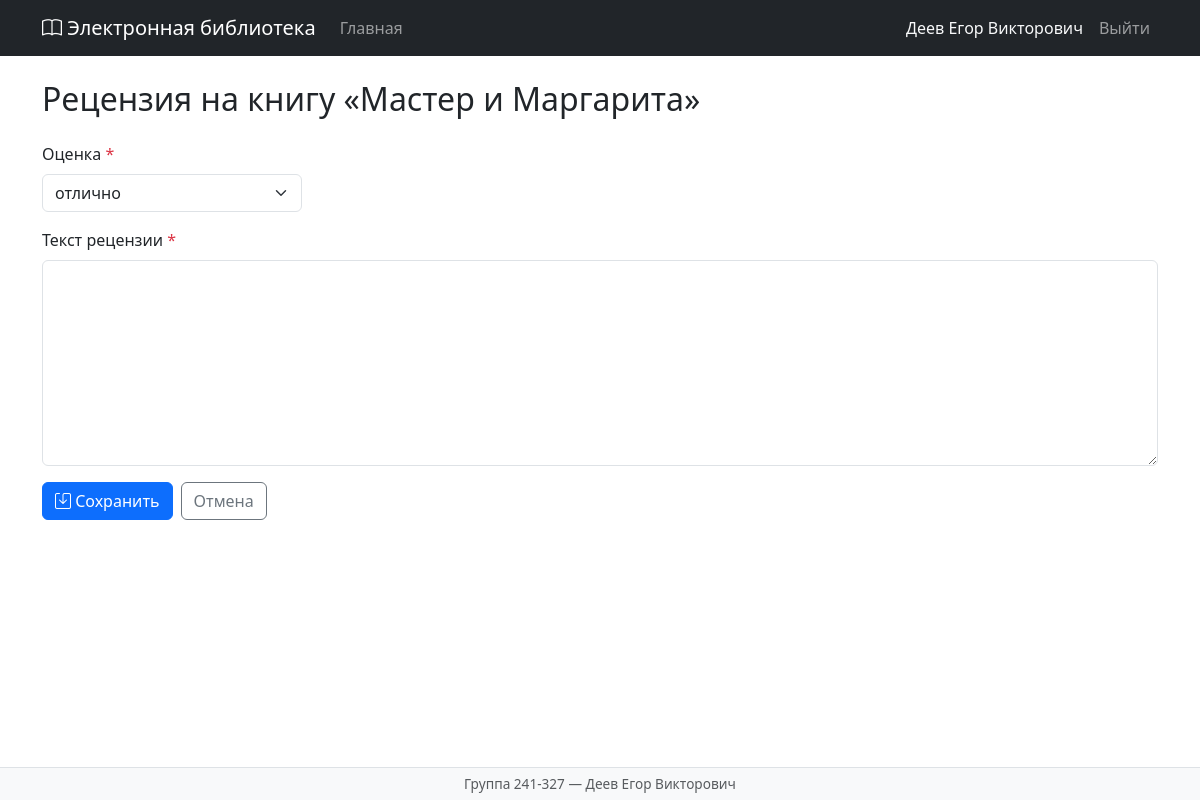
/book/2/review (signed in), run on the app's committed database.
### tables this page shows
CREATE TABLE users (
    id INTEGER PRIMARY KEY AUTOINCREMENT,
    login VARCHAR(100) NOT NULL UNIQUE,
    password_hash VARCHAR(255) NOT NULL,
    last_name VARCHAR(100) NOT NULL,
    first_name VARCHAR(100) NOT NULL,
    middle_name VARCHAR(100),
    role_id INTEGER NOT NULL,
    FOREIGN KEY (role_id) REFERENCES roles(id)
);

CREATE TABLE books (
    id INTEGER PRIMARY KEY AUTOINCREMENT,
    title VARCHAR(255) NOT NULL,
    description TEXT NOT NULL,
    year INTEGER NOT NULL,
    publisher VARCHAR(255) NOT NULL,
    author VARCHAR(255) NOT NULL,
    pages INTEGER NOT NULL,
    cover_id INTEGER,
    FOREIGN KEY (cover_id) REFERENCES covers(id)
);

### app/__init__.py (the view, shortened to what this page needs)
@app.route('/book/<int:book_id>/review', methods=['GET', 'POST'])
@login_required
def review_add(book_id):
    db = get_db()
    book = db.execute('SELECT * FROM books WHERE id=?', (book_id,)).fetchone()
    if not book:
        return redirect(url_for('index'))
    existing = db.execute(
        'SELECT id FROM reviews WHERE book_id=? AND user_id=?',
        (book_id, g.user['id'])
    ).fetchone()
    if existing:
        return redirect(url_for('book_view', book_id=book_id))
    return render_template('review_form.html', book=book,
                           rating_labels=RATING_LABELS, form={})

### app/__init__.py (called while the page is built)
def get_db():
    if 'db' not in g:
        g.db = sqlite3.connect(app.config['DATABASE'])
        g.db.row_factory = sqlite3.Row
        g.db.execute('PRAGMA foreign_keys = ON')
    return g.db

def load_user():
    user_id = session.get('user_id')
    if user_id:
        g.user = get_db().execute(
            'SELECT u.*, r.name as role_name FROM users u JOIN roles r ON u.role_id=r.id WHERE u.id=?',
            (user_id,)
        ).fetchone()
    else:
        g.user = None

def login_required(f):
    @wraps(f)
    def decorated(*args, **kwargs):
        if g.user is None:
            flash('Для выполнения данного действия необходимо пройти процедуру аутентификации', 'warning')
            return redirect(url_for('login'))
        return f(*args, **kwargs)
    return decorated

@app.context_processor
def inject_user():
    return dict(current_user=g.user)

### app/templates/review_form.html (shortened to what this page needs)
{% extends 'base.html' %}
{% block content %}
<h2 class="mb-4">Рецензия на книгу «{{ book.title }}»</h2>
<form method="post">
    <div class="mb-3">
        <label class="form-label">Оценка <span class="text-danger">*</span></label>
        <select class="form-select" name="rating" style="max-width:260px;" required>
            {% set options = [(5,'отлично'),(4,'хорошо'),(3,'удовлетворительно'),(2,'неудовлетворительно'),(1,'плохо'),(0,'ужасно')] %}
            {% for val, label in options %}
                <option value="{{ val }}"
                    {% if (form.get('rating', 5) | int) == val %}selected{% endif %}>
                    {{ label }}
                </option>
            {% endfor %}
        </select>
    </div>
    <div class="mb-3">
        <label class="form-label">Текст рецензии <span class="text-danger">*</span></label>
        <textarea class="form-control" name="text" id="review-text" rows="8">{{ form.get('text','') }}</textarea>
    </div>
    <div class="d-flex gap-2">
        <button type="submit" class="btn btn-primary">
            <i class="bi bi-save"></i> Сохранить
        </button>
        <a href="{{ url_for('book_view', book_id=book.id) }}" class="btn btn-outline-secondary">Отмена</a>
    </div>
</form>
{% endblock %}

### app/templates/base.html (shortened to what this page needs)
<!DOCTYPE html>
<html lang="ru">
<head>
    <link rel="stylesheet" href="https://cdn.jsdelivr.net/npm/bootstrap@5.3.0/dist/css/bootstrap.min.css">
    <link rel="stylesheet" href="https://cdn.jsdelivr.net/npm/bootstrap-icons@1.11.0/font/bootstrap-icons.css">
    <link rel="stylesheet" href="https://cdn.jsdelivr.net/npm/easymde/dist/easymde.min.css">
</head>
<body>
<nav class="navbar navbar-expand-lg navbar-dark bg-dark mb-4">
    <div class="container">
        <a class="navbar-brand" href="{{ url_for('index') }}">
            <i class="bi bi-book"></i> Электронная библиотека
        </a>
        <div class="collapse navbar-collapse" id="navMain">
            <ul class="navbar-nav me-auto">
                <li class="nav-item">
                    <a class="nav-link" href="{{ url_for('index') }}">Главная</a>
                </li>
            </ul>
            <ul class="navbar-nav">
                {% if current_user %}
                    <li class="nav-item">
                        <span class="nav-link text-light">
                            {{ current_user['last_name'] }} {{ current_user['first_name'] }}
                            {% if current_user['middle_name'] %} {{ current_user['middle_name'] }}{% endif %}
                        </span>
                    </li>
                    <li class="nav-item">
                        <a class="nav-link" href="{{ url_for('logout') }}">Выйти</a>
                    </li>
                {% else %}
                    <li class="nav-item">
                        <a class="nav-link" href="{{ url_for('login') }}">Войти</a>
                    </li>
                {% endif %}
            </ul>
        </div>
    </div>
</nav>
<div class="container">
    {% block content %}{% endblock %}
</div>
<footer>
    <div class="container text-center text-muted">
        Группа 241-327 &mdash; Деев Егор Викторович
    </div>
</footer>
</body>
</html>

### app/templates/base.html (style rules this page uses)
body { padding-bottom: 60px; }
footer { position: fixed; bottom: 0; width: 100%; background: #f8f9fa; border-top: 1px solid #dee2e6; padding: 6px 0; font-size: .85rem; }

### data on the page
users: last_name "Деев", first_name "Егор", middle_name "Викторович"
books: title "Мастер и Маргарита"

### other printed values
form field rating "отлично"
